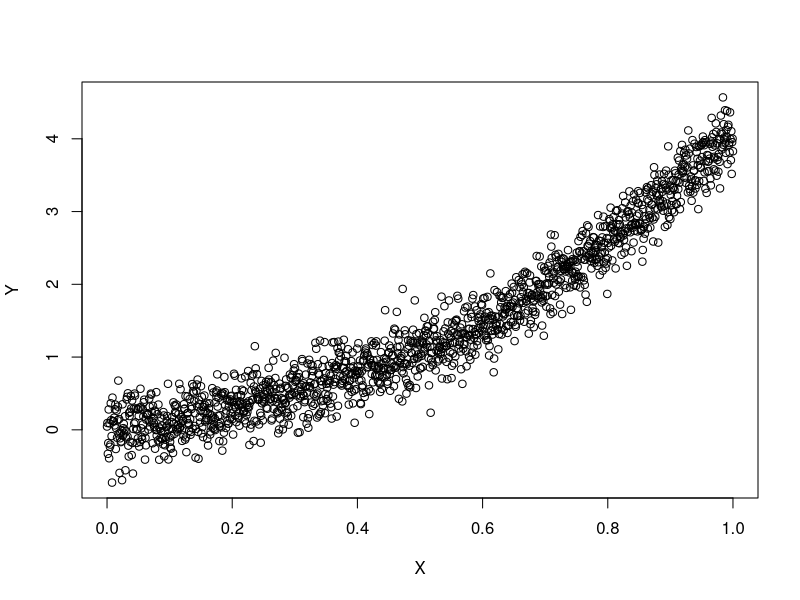
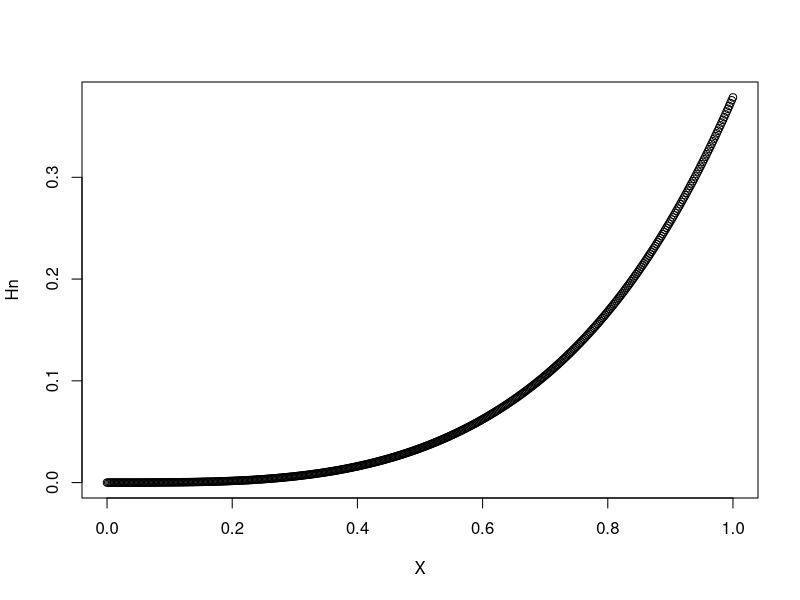
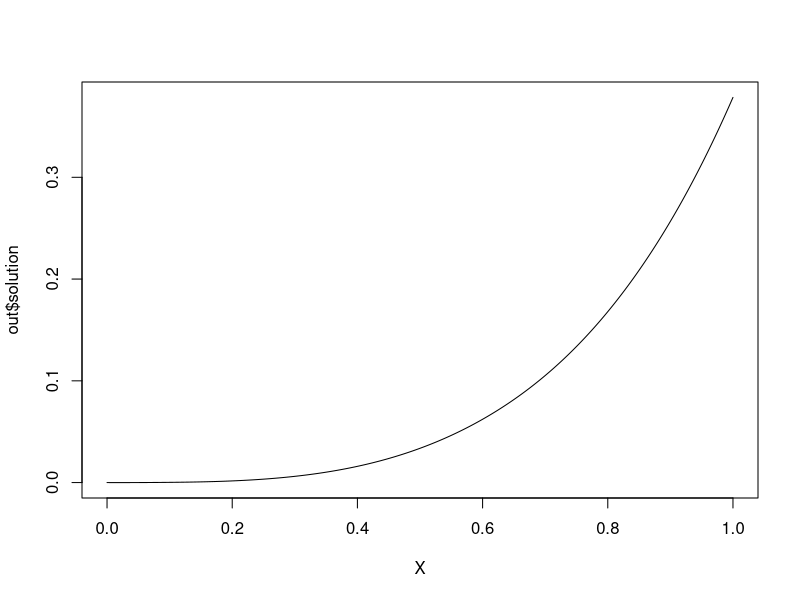
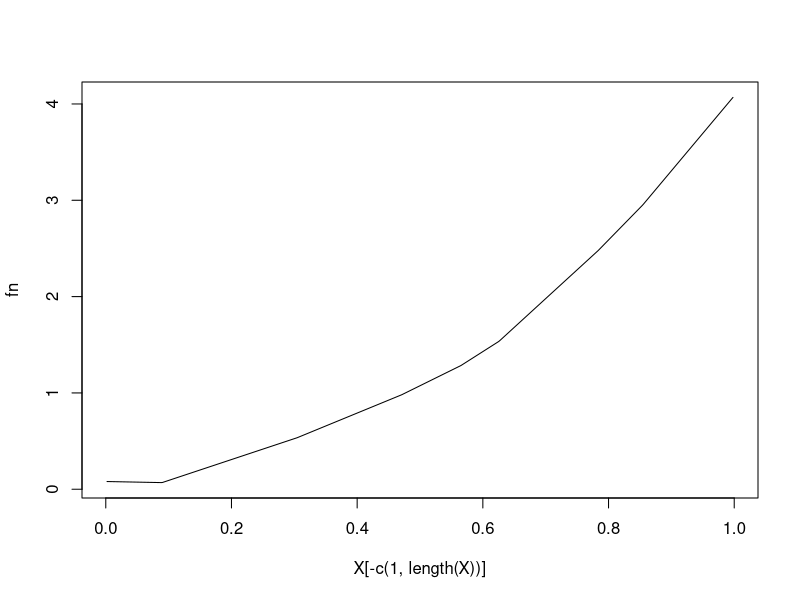
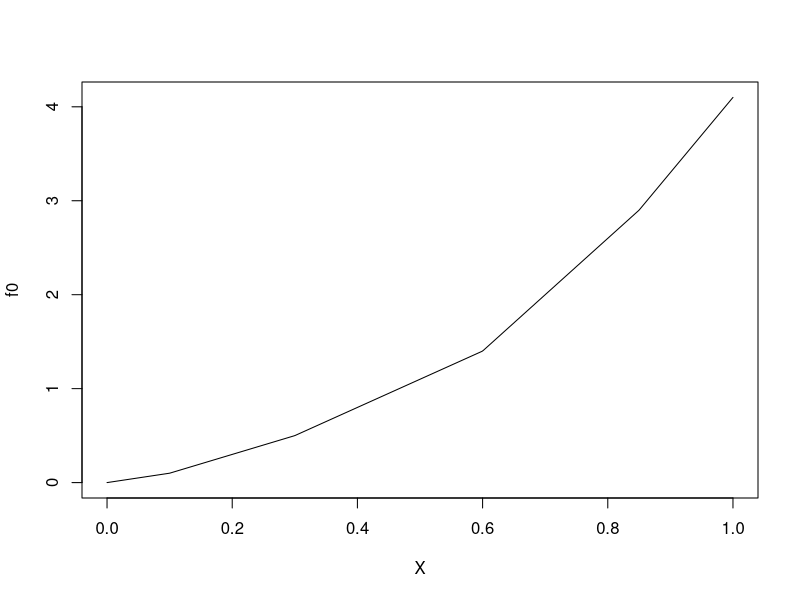

Here is the R script that generated these plots, in order: (Note: this script raises an error after producing the figures.)
## ---- chunk 1
knitr::opts_chunk$set(echo = TRUE)
## ---- chunk 2
n <- 1500
X <- seq(0,1, length = n)
 
f0 <- X + pmax(X-0.1,0) + pmax(X- 0.3,0) +  3*pmax(X- 0.6,0) +  2*pmax(X- 0.85,0)
Y <- rnorm(n, mean = f0, sd = 0.25)
plot(X,Y)
Xcopy <- X
Hn_func <- function(t){
  mean(pmax(t-Xcopy,0)*Y)
}
n <- 500
X <- seq(0,1, length = n)
h <- X[2] - X[1]
f0 <-X + pmax(X-0.1,0) + pmax(X- 0.3,0) +  3*pmax(X- 0.6,0) +  2*pmax(X- 0.85,0)


Hn_func <- Vectorize(Hn_func)
Hn <- Hn_func(X)

 
plot(X,Hn)


loop <- c(1,-4,6,-4,1)
 
k <- length(loop)
subset_col <- t((matrix(1:k, nrow = n-k+1, ncol = k, byrow=T) + 0:(n-k)))
subset_row <- t(matrix(1:(n-k+1), nrow = n-k+1, ncol = k, byrow=F)) 
index <- cbind(as.vector(subset_row), as.vector(subset_col))
Delta <- matrix(0, ncol = n, nrow = n-k+1)
Delta[index] <- loop
b <- rep(0, nrow(Delta))
diag <- -1*diag(1, nrow = n, ncol = n) 
A <- rbind(Delta, diag)
b <- c(b, -Hn)
D <- diag(1, nrow = n, ncol = n)
d <- Hn
library(quadprog)
out <- solve.QP(D, d, t(A), b)
plot(X,out$solution, type = "l")

## ---- chunk 3
quantile(Delta %*% out$solution)
quantile(out$solution - Hn)

X[which(Delta %*% out$solution > 1e-10)]

## ---- chunk 4
quantile(Delta %*% out$solution)
loop <- c(1,-2,1)/h^2
 k <- length(loop)
subset_col <- t((matrix(1:k, nrow = n-k+1, ncol = k, byrow=T) + 0:(n-k)))
subset_row <- t(matrix(1:(n-k+1), nrow = n-k+1, ncol = k, byrow=F)) 
index <- cbind(as.vector(subset_row), as.vector(subset_col))
Delta_mono <- matrix(0, ncol = n, nrow = n-k+1)
Delta_mono[index] <- loop
fn <- Delta_mono %*% out$solution
plot(X[-c(1, length(X))],  fn, type = "l")
plot(X,  f0, type = "l")
mean((f0[-c(1,length(f0))]- fn)^2)
## ---- chunk 5
library(rmarkdown)
library(knitr); opts_knit$set(root.dir="~/correlates_reporting_forks/correlates_reporting-1"); render("~/correlates_reporting_forks/correlates_reporting-1/cor_threshold/report_test.Rmd", output_dir = getwd(),   knit_root_dir ="~/correlates_reporting_forks/correlates_reporting-1" )
 
## ---- chunk 6

p <- dnorm(X)
basis_list <- enumerate_basis(as.matrix(X), smoothness_orders=1)
basis_list <- c(basis_list, list(list(cols = 1, cutoffs = -5, orders = 0)))
fit <- fit_hal(X,Y,   smoothness_orders = 1, fit_control = list(cv_select = F, lower.limits = c(-Inf, rep(0, length(basis_list)-1)) ), lambda = 1e-9, basis_list = basis_list)
fit <- squash_hal_fit(fit)
knots <- sapply(fit$basis_list, `[[`, "cutoffs")
Q <- predict(fit, new_data = X)
Y-Q
plot(X,Q)
plot(X,Y)
plot(X,X^2)
## ---- chunk 7
knots
Hn <- function(t) {
  mean(Y*pmax(X-t,0))
}
Fn <- function(t) {
  mean(Y*(t >= X))
}

Ht <- function(t) {
  mean(Q*pmax(X-t,0))
}
Ft <- function(t) {
  mean(Q*(t >= X))
}
Hn <- Vectorize(Hn)
Fn <- Vectorize(Fn)
Ht <- Vectorize(Ht)
Ft <- Vectorize(Ft)
grid <- sort(unique(X))
plot(grid, Hn(grid), col = "red", type = "l")
lines(grid, Ht(grid), col = "blue")
quantile(Ht(grid) - Hn(grid), seq(0,1,length=10))


plot(grid[-1], diff(Fn(grid))/diff(grid), col = "red", type = "l")
lines(grid[-1], diff(Ft(grid)) / diff(grid), col = "blue")
quantile(Ft(knots) - Fn(knots), seq(0,1,length=10))

## ---- chunk 8
library(pracma)

cubicspline(x, y, xi = NULL, endp2nd = FALSE, der = c(0, 0))

## ---- chunk 9
plot(X,Y)
h <- 0.01
grid <- seq(0,1,h)
Hn <- function(t) {
  mean(Y*pmax(t-X,0))
}
Fn <- function(t) {
  mean(Y*(t >= X))
}
Hn <- Vectorize(Hn)
Fn <- Vectorize(Fn)
plot(grid, Fn(grid))
plot(grid, Hn(grid))

deriv <- diff(Fn(grid))
deriv <- c(deriv[1], deriv)/h
plot(grid, deriv)


Hn_vals <- Hn(grid)
Delta_op <- function(vals, k, i) {
  if(i > length(vals) - k) {
    stop("i too large")
  }
  if(k ==0){
    return(vals[i])
  } else {
    val <- Delta_op(vals, k-1, i+1) - Delta_op(vals, k-1, i)
    val <- round(val, digits = 12)
    return(val)
  }
}
Delta_op <- Vectorize(Delta_op, vectorize.args = "i")
## ---- chunk 10
cubic_spline <- function(x, x0, x1, y0, y1, m0, m1, k = 0) {
  t <- (x - x0)/(x1 - x0)
  Delta <- (x1 - x0)
  
  if(k==0) {
     z <- (2*t^3 - 3*t^2 + 1)*y0 + 
     (t^3 - 2*t^2 + t)*m0*Delta +
     (-2*t^3 + 3*t^2)*y1 +
     (t^3 - t^2)*m1*Delta
    return(z)
  }
  
   
  if(k==1) {
    z1 <- (6*t^2 - 6*t )*y0 + 
     (3*t^2 - 4*t + 1)*m0*Delta +
     (-6*t^2 + 6*t)*y1 +
     (3*t^2 - 2*t)*m1*Delta
    return(z1)
  }
   
  if(k==2) {
    z2 <- (12*t - 6 )*y0 + 
     (6*t - 4)*m0*Delta +
     (-12*t + 6)*y1 +
     (6*t - 2)*m1*Delta
    return(z2)
  }
}

eval_cubic <- function(x, active, knots, Hn, Fn, k=0,method = "fmm") {

  
  fun <- (splinefun(knots[active], Hn[active], method = method))
   return(fun(x, deriv = k))
  
  index <- findInterval(x, knots[active], all.inside = TRUE)
 
  index1 <- active[index]
  index2 <- active[index + 1]
  x0 <- knots[index1]
  x1 <- knots[index2]
  y0 <- Hn[index1]
  y1 <- Hn[index2]
  m0 <- Fn[index1]
  m1 <- Fn[index2]
  
  return(cubic_spline(x, x0, x1, y0, y1, m0, m1, k))
}
## ---- chunk 11
grid <- sort(unique(X))
Hn_grid <- Hn(grid)
Fn_grid <- Fn(grid)

knots <- sort(unique(X))
Hn_knots <- Hn(knots)
Fn_knots <- Fn(knots)
#Delta_op(Hn_vals, 4, 1:(length(Hn_vals)-4))
active <- c(50)

 
Ht <- eval_cubic(grid, active , knots, Hn_knots, Fn_knots )
ft <- eval_cubic(grid, active , knots, Hn_knots, Fn_knots , k =2)

for(i in 1:4) {
 
  print(i)
    print(quantile(Ht - Hn_knots))
  print(active)
  t <- (1:length(knots))[-active][which.min(Ht[-active] - Hn_knots[-active])]
  old_active <- active
  active <- sort(union(active, t))
  Ht <- eval_cubic(grid, active , knots, Hn_knots, Fn_knots )
   tmp_knots  <- knots[sort(union(c(1, length(knots)),active))]

  ftnew <- eval_cubic(tmp_knots, active , knots, Hn_knots, Fn_knots, k=2 )
   ft <- eval_cubic(tmp_knots, old_active , knots, Hn_knots, Fn_knots, k=2 )
   print(ft)
   print(ftnew)
  is_convex <- all(diff(diff(ftnew)/diff(tmp_knots)) >=-1e-9)
  print(paste0("convex: ", is_convex))
    print(diff(ft)/diff(tmp_knots))
     print(diff(ftnew-ft)/diff(tmp_knots))
  if(!is_convex) {
    
    lambdas <- seq(0.00001, .9999, length = 1000)
    for(lambda in lambdas) {
      new <- ft + lambda*(ftnew - ft)
  
      is_convex <- all(diff(diff(new)/diff(tmp_knots)) >=-1e-9)
      if(is_convex) {
        print("here")
        print(lambda)
        break
      }
    }
     keep <- (which(abs(diff(diff(new)/diff(tmp_knots))) > 1e-12 ))
  print(active)
  print(keep)
  print(((diff(new)/diff(tmp_knots)))[active-1])
  active <- keep + 1
  ft <- eval_cubic(grid, active , knots, Hn_knots, Fn_knots , k =2)
  } else {
    ft <- ftnew
  }
 
  
  
}
t <- (1:length(knots))[-active][which.min(Ht[-active] - Hn_knots[-active])]

plot(knots, Ht)
plot(knots, Hn_knots)
plot(knots, ft)
deriv <- diff(ft)/diff(knots)



## ---- chunk 12
Htnew <- eval_cubic(grid, active , knots, Hn_knots, Fn_knots, k=0 )
ftnew <- eval_cubic(grid, active , knots, Hn_knots, Fn_knots, k=3 )
plot(grid,Htnew)
plot(grid,ftnew)
 
## ---- chunk 13

ys

plot(X,cubic_spline(X, knots[active][1], knots[active][2], ys[1], ys[2], ms[1], ms[2]))
             
